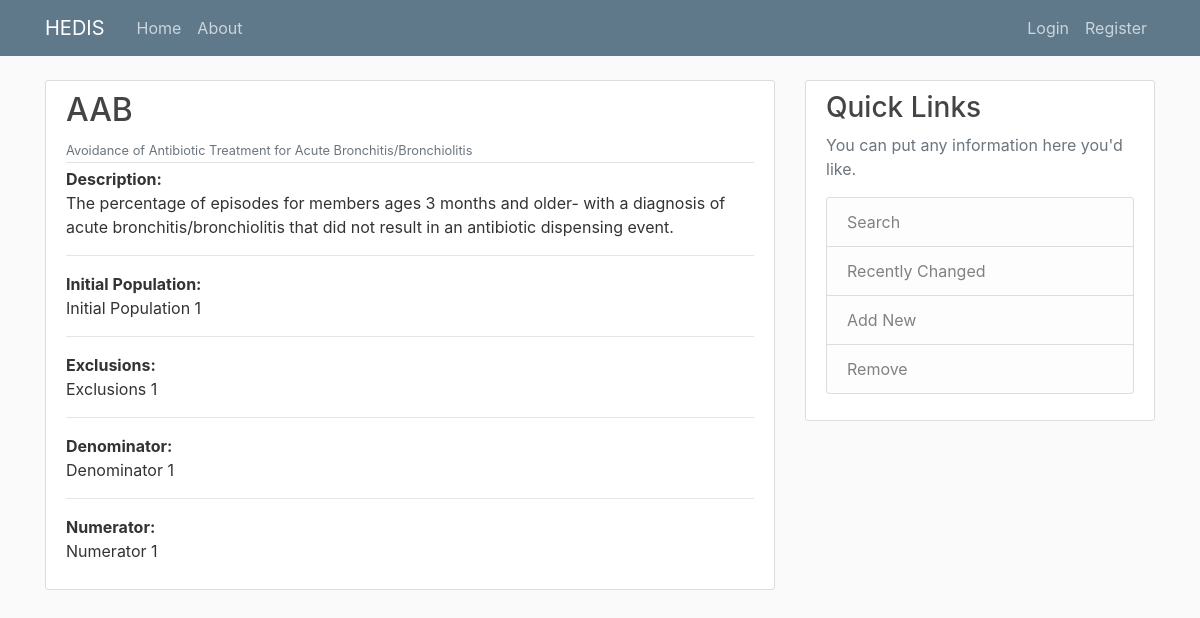
Page /measure/id/1/ on the committed database.
### measure/models.py (models this page shows, shortened)
class Measure(models.Model):
    title = models.CharField(max_length=100)
    acronym = models.CharField(max_length=100)
    description = models.TextField()
    measure_year = models.IntegerField()
    population = models.TextField()
    exclusions = models.TextField()
    denominator = models.TextField()
    numerator = models.TextField()
    author = models.ForeignKey(User, on_delete=models.CASCADE)

### measure/views.py (the view)
# urls.py: path('id/<pk>/', MeasureDetailView.as_view(), name="measure-detail"),
class MeasureDetailView(DetailView):
    model = Measure

### measure/templates/measure/measure_detail.html
{% extends "measure/base.html" %}
{% block content %}
    <article class="media content-section">
        <div class="media-body">
        <div class="article-metadata">
            <h2 class="mr-2">{{ object.acronym }}</h2>
            <small class="text-muted">{{ object.title }}</small>
        </div>
        <b>Description:</b><p class="article-content">{{object.description}}</p>
        <hr class="mt-2 mb-3"/>
        <b>Initial Population:</b><p class="article-content">{{object.population}}</p>
        <hr class="mt-2 mb-3"/>
        <b>Exclusions:</b><p class="article-content">{{object.exclusions}}</p>
        <hr class="mt-2 mb-3"/>
        <b>Denominator:</b><p class="article-content">{{object.denominator}}</p>
        <hr class="mt-2 mb-3"/>
        <b>Numerator:</b><p class="article-content">{{object.numerator}}</p>
        </div>
    </article>
{% endblock content %}

### measure/static/measure/main.css (style rules this page uses)
body { background: #fafafa; color: #333333; margin-top: 5rem; }
h1, h2, h3, h4, h5, h6 { color: #444444; }
.content-section { background: #ffffff; padding: 10px 20px; border: 1px solid #dddddd; border-radius: 3px; margin-bottom: 20px; }
.article-content { white-space: pre-line; }
.article-metadata { padding-bottom: 1px; margin-bottom: 4px; border-bottom: 1px solid #e3e3e3 }

### rows in the picture
Measure: acronym "AAB", title "Avoidance of Antibiotic Treatment for Acute Bronchitis/Bronchiolitis", description "The percentage of episodes for members ages 3 months and older- with a diagnosis of acute bronchitis/bronchiolitis that did not result in an antibiotic dispensing event.", population "Initial Population 1", exclusions "Exclusions 1", denominator "Denominator 1", numerator "Numerator 1"
